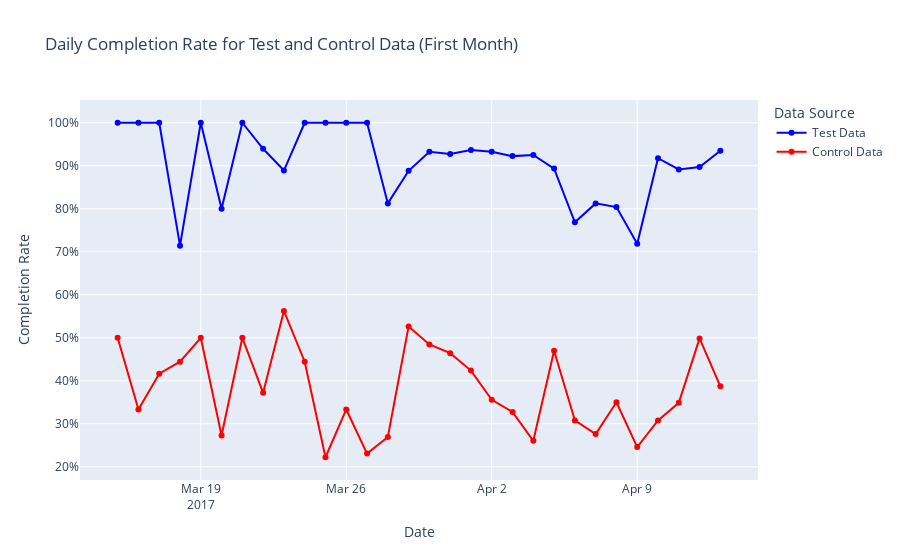

Write notebook code for a chart like this one.
### Code cell
df_test_final['date'] = pd.to_datetime(df_test_final['date'])
df_control_final['date'] = pd.to_datetime(df_control_final['date'])

# Filter data for the first month
start_date = df_test_final['date'].min()
end_date = start_date + pd.DateOffset(days=30)

filtered_test_df = df_test_final[(df_test_final['date'] >= start_date) & (df_test_final['date'] < end_date)]
filtered_control_df = df_control_final[(df_control_final['date'] >= start_date) & (df_control_final['date'] < end_date)]

# Calculate daily completion rate for test data
daily_completion_test = filtered_test_df.groupby(filtered_test_df['date'].dt.date)['completion'].mean()

# Calculate daily completion rate for control data
daily_completion_control = filtered_control_df.groupby(filtered_control_df['date'].dt.date)['completion'].mean()

# Create a line+scatter plot
fig = go.Figure()

# Line+scatter for test data
fig.add_trace(go.Scatter(
    x=daily_completion_test.index,
    y=daily_completion_test.values,
    mode='lines+markers',
    name='Test Data',
    line=dict(color='blue')
))

# Line+scatter for control data
fig.add_trace(go.Scatter(
    x=daily_completion_control.index,
    y=daily_completion_control.values,
    mode='lines+markers',
    name='Control Data',
    line=dict(color='red')
))

# Update layout
fig.update_layout(
    title='Daily Completion Rate for Test and Control Data (First Month)',
    xaxis_title='Date',
    yaxis_title='Completion Rate',
    yaxis_tickformat=',.0%',
    legend_title_text='Data Source'
)

# Show the plot

### Figure 1 — Plotly figure (JSON) as saved in the notebook; plotly's stock layout.template omitted (floating-point values rounded to 4 significant figures)
{"data": [{"line": {"color": "blue"}, "mode": "lines+markers", "name": "Test Data", "type": "scatter", "x": ["2017-03-15", "2017-03-16", "2017-03-17", "2017-03-18", "2017-03-19", "2017-03-20", "2017-03-21", "2017-03-22", "2017-03-23", "2017-03-24", "2017-03-25", "2017-03-26", "2017-03-27", "2017-03-28", "2017-03-29", "2017-03-30", "2017-03-31", "2017-04-01", "2017-04-02", "2017-04-03", "2017-04-04", "2017-04-05", "2017-04-06", "2017-04-07", "2017-04-08", "2017-04-09", "2017-04-10", "2017-04-11", "2017-04-12", "2017-04-13"], "y": [1, 1, 1, 0.7143, 1, 0.8, 1, 0.9394, 0.8889, 1, 1, 1, 1, 0.8125, 0.8883, 0.9325, 0.9274, 0.9364, 0.9324, 0.9224, 0.9252, 0.8934, 0.7686, 0.8125, 0.8039, 0.7184, 0.9175, 0.8913, 0.8971, 0.9351]}, {"line": {"color": "red"}, "mode": "lines+markers", "name": "Control Data", "type": "scatter", "x": ["2017-03-15", "2017-03-16", "2017-03-17", "2017-03-18", "2017-03-19", "2017-03-20", "2017-03-21", "2017-03-22", "2017-03-23", "2017-03-24", "2017-03-25", "2017-03-26", "2017-03-27", "2017-03-28", "2017-03-29", "2017-03-30", "2017-03-31", "2017-04-01", "2017-04-02", "2017-04-03", "2017-04-04", "2017-04-05", "2017-04-06", "2017-04-07", "2017-04-08", "2017-04-09", "2017-04-10", "2017-04-11", "2017-04-12", "2017-04-13"], "y": [0.5, 0.3333, 0.4167, 0.4444, 0.5, 0.2727, 0.5, 0.3721, 0.5625, 0.4444, 0.2222, 0.3333, 0.2308, 0.2692, 0.5265, 0.4845, 0.4643, 0.4237, 0.3557, 0.3274, 0.2604, 0.4699, 0.3079, 0.2762, 0.3502, 0.2458, 0.3077, 0.3488, 0.4985, 0.3872]}], "layout": {"legend": {"title": {"text": "Data Source"}}, "title": {"text": "Daily Completion Rate for Test and Control Data (First Month)"}, "xaxis": {"title": {"text": "Date"}}, "yaxis": {"tickformat": ",.0%", "title": {"text": "Completion Rate"}}}}
